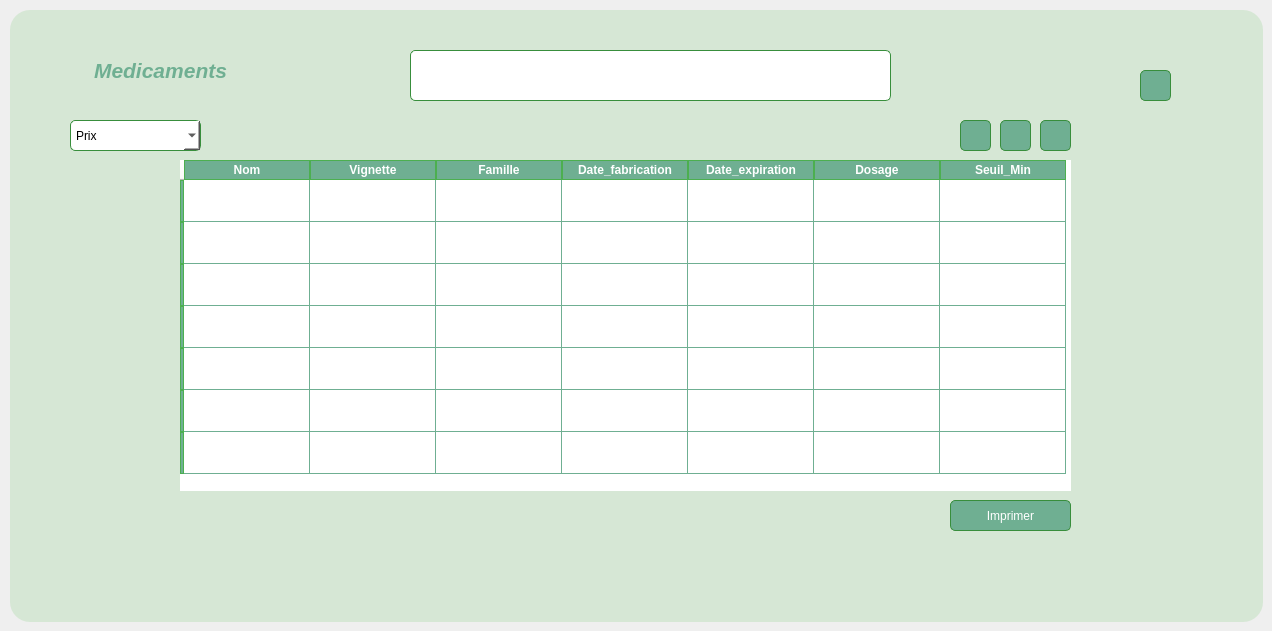
      <widget class="QWidget" name="tab_4">
       <attribute name="title">
        <string>Gestion medicaments</string>
       </attribute>
       <widget class="QLineEdit" name="le_recherche">
        <property name="geometry">
         <rect>
          <x>410</x>
          <y>50</y>
          <width>481</width>
          <height>51</height>
         </rect>
        </property>
        <property name="styleSheet">
         <string notr="true">*{
    background-color: #FFFFFF;  /* White input field */
    border: 1px solid #388E3C;  /* Darker green border */
    border-radius: 5px;
    color: #2E7D32;             /* Dark green text */
    padding: 3px;
}</string>
        </property>
       </widget>
       <widget class="QPushButton" name="pb_select">
        <property name="geometry">
         <rect>
          <x>1000</x>
          <y>120</y>
          <width>31</width>
          <height>31</height>
         </rect>
        </property>
        <property name="styleSheet">
         <string notr="true">*{
    background-color: #6FAF92;  /* Medium green button */
    border: 1px solid #388E3C;  /* Darker green border */
    border-radius: 5px;
    color: #FFFFFF;             /* White text for contrast */
    padding: 5px;
}

*:hover {
    background-color: #81C784;  /* Lighter green on hover */
}</string>
        </property>
        <property name="text">
         <string/>
        </property>
        <property name="icon">
         <iconset>
          <normaloff>../../../Downloads/bouton-modifier.png</normaloff>../../../Downloads/bouton-modifier.png</iconset>
        </property>
       </widget>
       <widget class="QPushButton" name="pb_ajouter">
        <property name="geometry">
         <rect>
          <x>960</x>
          <y>120</y>
          <width>31</width>
          <height>31</height>
         </rect>
        </property>
        <property name="styleSheet">
         <string notr="true">*{
    background-color: #6FAF92;  /* Medium green button */
    border: 1px solid #388E3C;  /* Darker green border */
    border-radius: 5px;
    color: #FFFFFF;             /* White text for contrast */
    padding: 5px;
}

*:hover {
    background-color: #81C784;  /* Lighter green on hover */
}</string>
        </property>
        <property name="text">
         <string/>
        </property>
        <property name="icon">
         <iconset>
          <normaloff>../../../Downloads/bouton-supprimer.png</normaloff>../../../Downloads/bouton-supprimer.png</iconset>
        </property>
        <property name="iconSize">
         <size>
          <width>19</width>
          <height>30</height>
         </size>
        </property>
       </widget>
       <widget class="QComboBox" name="comboBox">
        <property name="geometry">
         <rect>
          <x>70</x>
          <y>120</y>
          <width>131</width>
          <height>31</height>
         </rect>
        </property>
        <property name="styleSheet">
         <string notr="true">*{
	font: 700 italic 10pt &quot;Segoe UI&quot;;
    background-color: #FFFFFF;  /* Medium green button */
    border: 1px solid #388E3C;  /* Darker green border */
    border-radius: 5px;
    color: #000000
;             /* White text for contrast */
    padding: 5px;
}

*:hover {
    background-color: #6FAF92;  /* Lighter green on hover */
}</string>
        </property>
        <property name="insertPolicy">
         <enum>QComboBox::NoInsert</enum>
        </property>
        <item>
         <property name="text">
          <string>Prix</string>
         </property>
        </item>
        <item>
         <property name="text">
          <string>Stock</string>
         </property>
        </item>
       </widget>
       <widget class="QPushButton" name="pb_imprimer">
        <property name="geometry">
         <rect>
          <x>950</x>
          <y>500</y>
          <width>121</width>
          <height>31</height>
         </rect>
        </property>
        <property name="styleSheet">
         <string notr="true">*{
    background-color: #6FAF92;  /* Medium green button */
    border: 1px solid #388E3C;  /* Darker green border */
    border-radius: 5px;
    color: #FFFFFF;             /* White text for contrast */
    padding: 5px;
}

*:hover {
    background-color: #81C784;  /* Lighter green on hover */
}</string>
        </property>
        <property name="text">
         <string>Imprimer</string>
        </property>
        <property name="icon">
         <iconset>
          <normaloff>../../../Downloads/imprimer.png</normaloff>../../../Downloads/imprimer.png</iconset>
        </property>
       </widget>
       <widget class="QPushButton" name="pb_select_9">
        <property name="geometry">
         <rect>
          <x>840</x>
          <y>60</y>
          <width>41</width>
          <height>31</height>
         </rect>
        </property>
        <property name="styleSheet">
         <string notr="true">*{
    background-color: #FFFFFF;  /* Medium green button */
    border: 1px solid #FFFFFF;  /* Darker green border */
    border-radius: 5px;
    color: #FFFFFF;             /* White text for contrast */
    padding: 5px;
}

*:hover {
    background-color: #FFFFFF;  /* Lighter green on hover */
}</string>
        </property>
        <property name="text">
         <string/>
        </property>
        <property name="icon">
         <iconset>
          <normalon>../../../Downloads/Bureau/recherche1.png</normalon>
         </iconset>
        </property>
       </widget>
       <widget class="QTableWidget" name="tableWidget_2">
        <property name="geometry">
         <rect>
          <x>180</x>
          <y>160</y>
          <width>891</width>
          <height>331</height>
         </rect>
        </property>
        <property name="styleSheet">
         <string notr="true">*{
    gridline-color: #6FAF92; /* Bordures du tableau en vert doux */
    background-color: #ffffff; /* Fond des cellules blanches */
    selection-background-color: #4CAF50; /* Couleur de fond lors de la sélection d'une ligne */
border:none;

}

/* En-têtes du tableau */
QHeaderView::section {
    background-color: #6FAF92; /* Fond vert doux des en-têtes */
    color: #ffffff; /* Texte blanc */
    border: 1px solid #4CAF50; /* Bordure verte plus foncée */
    text-align: left; /* Alignement du texte à gauche */
    font-weight: bold; /* Texte en gras */
}

/* Alignement du texte dans les cellules */
QTableView::item {
    padding: 8px; /* Espacement interne pour plus d'aération */
    text-align: center; /* Alignement centré du texte */
    color: #333; /* Couleur du texte dans les cellules */
}

/* Survol des cellules */
QTableView::item:hover {
    background-color: #e8f5e9; /* Léger vert pâle au survol */
}

/* Style des lignes sélectionnées */
QTableView::item:selected {
    background-color: #4CAF50; /* Fond vert vif pour la ligne sélectionnée */
    color: #ffffff; /* Texte blanc sur la sélection */
}
</string>
        </property>
        <attribute name="horizontalHeaderDefaultSectionSize">
         <number>126</number>
        </attribute>
        <attribute name="verticalHeaderDefaultSectionSize">
         <number>42</number>
        </attribute>
        <row>
         <property name="text">
          <string/>
         </property>
        </row>
        <row>
         <property name="text">
          <string/>
         </property>
        </row>
        <row>
         <property name="text">
          <string/>
         </property>
        </row>
        <row>
         <property name="text">
          <string/>
         </property>
        </row>
        <row>
         <property name="text">
          <string/>
         </property>
        </row>
        <row>
         <property name="text">
          <string/>
         </property>
        </row>
        <row>
         <property name="text">
          <string/>
         </property>
        </row>
        <column>
         <property name="text">
          <string>Nom</string>
         </property>
         <property name="font">
          <font>
           <italic>false</italic>
           <bold>true</bold>
           <strikeout>false</strikeout>
          </font>
         </property>
        </column>
        <column>
         <property name="text">
          <string>Vignette</string>
         </property>
         <property name="font">
          <font>
           <bold>true</bold>
          </font>
         </property>
        </column>
        <column>
         <property name="text">
          <string>Famille</string>
         </property>
         <property name="font">
          <font>
           <bold>true</bold>
          </font>
         </property>
        </column>
        <column>
         <property name="text">
          <string>Date_fabrication</string>
         </property>
         <property name="font">
          <font>
           <bold>true</bold>
          </font>
         </property>
        </column>
        <column>
         <property name="text">
          <string>Date_expiration</string>
         </property>
         <property name="whatsThis">
          <string notr="true"/>
         </property>
         <property name="font">
          <font>
           <pointsize>9</pointsize>
           <bold>true</bold>
          </font>
         </property>
        </column>
        <column>
         <property name="text">
          <string>Dosage</string>
         </property>
         <property name="font">
          <font>
           <bold>true</bold>
          </font>
         </property>
        </column>
        <column>
         <property name="text">
          <string>Seuil_Min</string>
         </property>
         <property name="font">
          <font>
           <bold>true</bold>
          </font>
         </property>
        </column>
       </widget>
       <widget class="QGroupBox" name="groupBox_7">
        <property name="geometry">
         <rect>
          <x>10</x>
          <y>10</y>
          <width>1253</width>
          <height>612</height>
         </rect>
        </property>
        <property name="styleSheet">
         <string notr="true">background-color:#D6E7D5;

border-radius : 20px;</string>
        </property>
        <property name="title">
         <string/>
        </property>
        <widget class="QLabel" name="label_2">
         <property name="geometry">
          <rect>
           <x>50</x>
           <y>30</y>
           <width>201</width>
           <height>61</height>
          </rect>
         </property>
         <property name="styleSheet">
          <string notr="true">*{
    color: #6FAF92;
    font-size: 16px; /* Taille du texte (ajustable) */
    font-weight: normal; /* Style du texte */
}</string>
         </property>
         <property name="text">
          <string>&lt;html&gt;&lt;head/&gt;&lt;body&gt;&lt;p align=&quot;center&quot;&gt;&lt;span style=&quot; font-size:16pt; font-weight:700; font-style:italic;&quot;&gt;Medicaments&lt;/span&gt;&lt;/p&gt;&lt;/body&gt;&lt;/html&gt;</string>
         </property>
        </widget>
        <widget class="QPushButton" name="pb_select_2">
         <property name="geometry">
          <rect>
           <x>1030</x>
           <y>110</y>
           <width>31</width>
           <height>31</height>
          </rect>
         </property>
         <property name="styleSheet">
          <string notr="true">*{
    background-color: #6FAF92;  /* Medium green button */
    border: 1px solid #388E3C;  /* Darker green border */
    border-radius: 5px;
    color: #FFFFFF;             /* White text for contrast */
    padding: 5px;
}

*:hover {
    background-color: #81C784;  /* Lighter green on hover */
}</string>
         </property>
         <property name="text">
          <string/>
         </property>
         <property name="icon">
          <iconset>
           <normaloff>../../../Downloads/plus-circle.svg</normaloff>../../../Downloads/plus-circle.svg</iconset>
         </property>
        </widget>
        <widget class="QPushButton" name="pushButton">
         <property name="geometry">
          <rect>
           <x>1130</x>
           <y>60</y>
           <width>31</width>
           <height>31</height>
          </rect>
         </property>
         <property name="styleSheet">
          <string notr="true">*{
    background-color: #6FAF92;  /* Medium green button */
    border: 1px solid #388E3C;  /* Darker green border */
    border-radius: 5px;
    color: #FFFFFF;             /* White text for contrast */
    padding: 5px;
}

*:hover {
    background-color: #81C784;  /* Lighter green on hover */
}</string>
         </property>
         <property name="text">
          <string/>
         </property>
         <property name="icon">
          <iconset>
           <normaloff>../../../Downloads/graphique-a-barres (1).png</normaloff>../../../Downloads/graphique-a-barres (1).png</iconset>
         </property>
        </widget>
       </widget>
       <zorder>groupBox_7</zorder>
       <zorder>le_recherche</zorder>
       <zorder>pb_select</zorder>
       <zorder>pb_ajouter</zorder>
       <zorder>comboBox</zorder>
       <zorder>pb_imprimer</zorder>
       <zorder>pb_select_9</zorder>
       <zorder>tableWidget_2</zorder>
      </widget>
